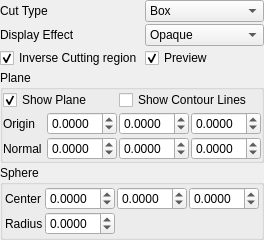
<?xml version="1.0" encoding="UTF-8"?>
<ui version="4.0">
 <class>CutFilterDlg</class>
 <widget class="QWidget" name="CutFilterDlg">
  <property name="geometry">
   <rect>
    <x>0</x>
    <y>0</y>
    <width>258</width>
    <height>220</height>
   </rect>
  </property>
  <property name="maximumSize">
   <size>
    <width>16777215</width>
    <height>16777215</height>
   </size>
  </property>
  <property name="windowTitle">
   <string>Cut</string>
  </property>
  <layout class="QVBoxLayout" name="verticalLayout">
   <property name="spacing">
    <number>2</number>
   </property>
   <property name="leftMargin">
    <number>0</number>
   </property>
   <property name="topMargin">
    <number>0</number>
   </property>
   <property name="rightMargin">
    <number>0</number>
   </property>
   <property name="bottomMargin">
    <number>0</number>
   </property>
   <item>
    <layout class="QFormLayout" name="formLayout">
     <property name="horizontalSpacing">
      <number>2</number>
     </property>
     <property name="verticalSpacing">
      <number>2</number>
     </property>
     <item row="0" column="0">
      <widget class="QLabel" name="label_2">
       <property name="text">
        <string>Cut Type</string>
       </property>
      </widget>
     </item>
     <item row="0" column="1">
      <widget class="QComboBox" name="cutTypeCombo">
       <item>
        <property name="text">
         <string>Box</string>
        </property>
       </item>
       <item>
        <property name="text">
         <string>Plane</string>
        </property>
       </item>
       <item>
        <property name="text">
         <string>Sphere</string>
        </property>
       </item>
      </widget>
     </item>
     <item row="1" column="0">
      <widget class="QLabel" name="label_5">
       <property name="text">
        <string>Display Effect</string>
       </property>
      </widget>
     </item>
     <item row="1" column="1">
      <widget class="QComboBox" name="displayEffectCombo">
       <item>
        <property name="text">
         <string>Opaque</string>
        </property>
       </item>
       <item>
        <property name="text">
         <string>Transparent</string>
        </property>
       </item>
       <item>
        <property name="text">
         <string>Points</string>
        </property>
       </item>
       <item>
        <property name="text">
         <string>Wireframe</string>
        </property>
       </item>
      </widget>
     </item>
     <item row="2" column="0">
      <widget class="QCheckBox" name="negativeCheckBox">
       <property name="text">
        <string>Inverse Cutting region</string>
       </property>
       <property name="checked">
        <bool>true</bool>
       </property>
      </widget>
     </item>
     <item row="2" column="1">
      <widget class="QCheckBox" name="previewCheckBox">
       <property name="text">
        <string>Preview</string>
       </property>
       <property name="checked">
        <bool>true</bool>
       </property>
      </widget>
     </item>
    </layout>
   </item>
   <item>
    <widget class="QGroupBox" name="planeGroupBox">
     <property name="title">
      <string>Plane</string>
     </property>
     <layout class="QGridLayout" name="gridLayout_6">
      <property name="leftMargin">
       <number>0</number>
      </property>
      <property name="topMargin">
       <number>0</number>
      </property>
      <property name="rightMargin">
       <number>0</number>
      </property>
      <property name="bottomMargin">
       <number>0</number>
      </property>
      <property name="spacing">
       <number>2</number>
      </property>
      <item row="0" column="0">
       <layout class="QGridLayout" name="gridLayout_5">
        <property name="spacing">
         <number>2</number>
        </property>
        <item row="2" column="3">
         <widget class="QDoubleSpinBox" name="normalZSpinBox">
          <property name="maximumSize">
           <size>
            <width>70</width>
            <height>16777215</height>
           </size>
          </property>
          <property name="decimals">
           <number>4</number>
          </property>
          <property name="minimum">
           <double>-10000000.000000000000000</double>
          </property>
          <property name="maximum">
           <double>10000000.000000000000000</double>
          </property>
          <property name="singleStep">
           <double>0.100000000000000</double>
          </property>
         </widget>
        </item>
        <item row="1" column="2">
         <widget class="QDoubleSpinBox" name="originYSpinBox">
          <property name="maximumSize">
           <size>
            <width>70</width>
            <height>16777215</height>
           </size>
          </property>
          <property name="decimals">
           <number>4</number>
          </property>
          <property name="minimum">
           <double>-10000000.000000000000000</double>
          </property>
          <property name="maximum">
           <double>10000000.000000000000000</double>
          </property>
          <property name="singleStep">
           <double>0.100000000000000</double>
          </property>
         </widget>
        </item>
        <item row="1" column="1">
         <widget class="QDoubleSpinBox" name="originXSpinBox">
          <property name="maximumSize">
           <size>
            <width>70</width>
            <height>16777215</height>
           </size>
          </property>
          <property name="decimals">
           <number>4</number>
          </property>
          <property name="minimum">
           <double>-10000000.000000000000000</double>
          </property>
          <property name="maximum">
           <double>10000000.000000000000000</double>
          </property>
          <property name="singleStep">
           <double>0.100000000000000</double>
          </property>
         </widget>
        </item>
        <item row="0" column="0" colspan="2">
         <widget class="QCheckBox" name="showPlaneCheckBox">
          <property name="text">
           <string>Show Plane</string>
          </property>
          <property name="checked">
           <bool>true</bool>
          </property>
         </widget>
        </item>
        <item row="1" column="3">
         <widget class="QDoubleSpinBox" name="originZSpinBox">
          <property name="maximumSize">
           <size>
            <width>70</width>
            <height>16777215</height>
           </size>
          </property>
          <property name="decimals">
           <number>4</number>
          </property>
          <property name="minimum">
           <double>-10000000.000000000000000</double>
          </property>
          <property name="maximum">
           <double>10000000.000000000000000</double>
          </property>
          <property name="singleStep">
           <double>0.100000000000000</double>
          </property>
         </widget>
        </item>
        <item row="2" column="2">
         <widget class="QDoubleSpinBox" name="normalYSpinBox">
          <property name="maximumSize">
           <size>
            <width>70</width>
            <height>16777215</height>
           </size>
          </property>
          <property name="decimals">
           <number>4</number>
          </property>
          <property name="minimum">
           <double>-10000000.000000000000000</double>
          </property>
          <property name="maximum">
           <double>10000000.000000000000000</double>
          </property>
          <property name="singleStep">
           <double>0.100000000000000</double>
          </property>
         </widget>
        </item>
        <item row="2" column="0">
         <widget class="QLabel" name="label_4">
          <property name="text">
           <string>Normal</string>
          </property>
         </widget>
        </item>
        <item row="1" column="0">
         <widget class="QLabel" name="label_3">
          <property name="text">
           <string>Origin</string>
          </property>
         </widget>
        </item>
        <item row="0" column="2" colspan="2">
         <widget class="QCheckBox" name="showContourLinesCheckBox">
          <property name="text">
           <string>Show Contour Lines</string>
          </property>
         </widget>
        </item>
        <item row="2" column="1">
         <widget class="QDoubleSpinBox" name="normalXSpinBox">
          <property name="maximumSize">
           <size>
            <width>70</width>
            <height>16777215</height>
           </size>
          </property>
          <property name="decimals">
           <number>4</number>
          </property>
          <property name="minimum">
           <double>-10000000.000000000000000</double>
          </property>
          <property name="maximum">
           <double>10000000.000000000000000</double>
          </property>
          <property name="singleStep">
           <double>0.100000000000000</double>
          </property>
         </widget>
        </item>
       </layout>
      </item>
     </layout>
    </widget>
   </item>
   <item>
    <widget class="QGroupBox" name="sphereGroupBox">
     <property name="title">
      <string>Sphere</string>
     </property>
     <layout class="QGridLayout" name="gridLayout_8">
      <property name="leftMargin">
       <number>0</number>
      </property>
      <property name="topMargin">
       <number>0</number>
      </property>
      <property name="rightMargin">
       <number>0</number>
      </property>
      <property name="bottomMargin">
       <number>0</number>
      </property>
      <property name="spacing">
       <number>0</number>
      </property>
      <item row="0" column="0">
       <layout class="QGridLayout" name="gridLayout_7">
        <property name="leftMargin">
         <number>2</number>
        </property>
        <property name="topMargin">
         <number>2</number>
        </property>
        <property name="rightMargin">
         <number>2</number>
        </property>
        <property name="bottomMargin">
         <number>2</number>
        </property>
        <property name="spacing">
         <number>2</number>
        </property>
        <item row="0" column="0">
         <widget class="QLabel" name="label_7">
          <property name="text">
           <string>Center</string>
          </property>
         </widget>
        </item>
        <item row="1" column="0">
         <widget class="QLabel" name="radiusLabel">
          <property name="text">
           <string>Radius</string>
          </property>
         </widget>
        </item>
        <item row="1" column="1">
         <widget class="QDoubleSpinBox" name="radiusSpinBox">
          <property name="maximumSize">
           <size>
            <width>70</width>
            <height>16777215</height>
           </size>
          </property>
          <property name="decimals">
           <number>4</number>
          </property>
          <property name="minimum">
           <double>-10000000.000000000000000</double>
          </property>
          <property name="maximum">
           <double>10000000.000000000000000</double>
          </property>
          <property name="singleStep">
           <double>0.100000000000000</double>
          </property>
         </widget>
        </item>
        <item row="0" column="1">
         <widget class="QDoubleSpinBox" name="centerXSpinBox">
          <property name="maximumSize">
           <size>
            <width>70</width>
            <height>16777215</height>
           </size>
          </property>
          <property name="decimals">
           <number>4</number>
          </property>
          <property name="minimum">
           <double>-10000000.000000000000000</double>
          </property>
          <property name="maximum">
           <double>10000000.000000000000000</double>
          </property>
          <property name="singleStep">
           <double>0.100000000000000</double>
          </property>
         </widget>
        </item>
        <item row="0" column="2">
         <widget class="QDoubleSpinBox" name="centerYSpinBox">
          <property name="maximumSize">
           <size>
            <width>70</width>
            <height>16777215</height>
           </size>
          </property>
          <property name="decimals">
           <number>4</number>
          </property>
          <property name="minimum">
           <double>-10000000.000000000000000</double>
          </property>
          <property name="maximum">
           <double>10000000.000000000000000</double>
          </property>
          <property name="singleStep">
           <double>0.100000000000000</double>
          </property>
         </widget>
        </item>
        <item row="0" column="3">
         <widget class="QDoubleSpinBox" name="centerZSpinBox">
          <property name="maximumSize">
           <size>
            <width>70</width>
            <height>16777215</height>
           </size>
          </property>
          <property name="decimals">
           <number>4</number>
          </property>
          <property name="minimum">
           <double>-10000000.000000000000000</double>
          </property>
          <property name="maximum">
           <double>10000000.000000000000000</double>
          </property>
          <property name="singleStep">
           <double>0.100000000000000</double>
          </property>
         </widget>
        </item>
       </layout>
      </item>
     </layout>
    </widget>
   </item>
  </layout>
 </widget>
 <resources/>
 <connections/>
</ui>
